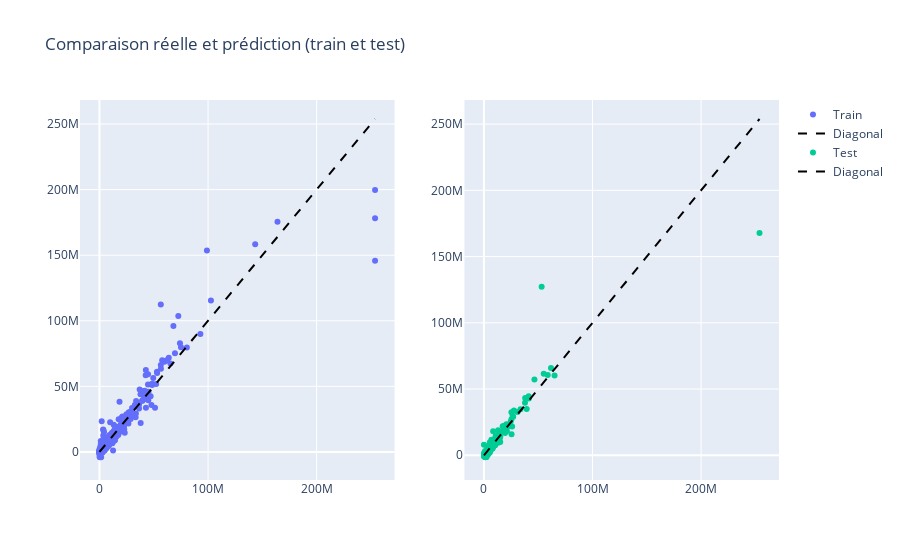

Notebook source saved alongside this figure:
### Code cell
## Comparaison réelle et prédiction (train et test)
fig = make_subplots(rows=1, cols=2, shared_yaxes=False)

datasets = [("Train", y_train, y_train_pred_lr), ("Test", y_test, y_test_pred_lr)]

for idx, (name, y_true, y_pred) in enumerate(datasets):
    col = idx + 1
    fig.add_trace(go.Scatter(x=y_true, y=y_pred, mode="markers", name=name), row=1, col=col)

    fig.add_trace(go.Scatter(x=[y_true.min(), y_true.max()],
                             y=[y_true.min(), y_true.max()],
                             mode="lines", name="Diagonal", line=dict(color="black", dash="dash")),
                  row=1, col=col)

fig.update_layout(title_text="Comparaison réelle et prédiction (train et test)", showlegend=True)
fig.show()

### Figure 1 — Plotly figure (JSON) as saved in the notebook; plotly's stock layout.template omitted (floating-point values rounded to 4 significant figures; data arrays with more than 128 entries replaced by an {"elided": "..."} marker saying what was removed)
{"data": [{"mode": "markers", "name": "Train", "type": "scatter", "x": {"elided": "1233 float values"}, "xaxis": "x", "y": {"elided": "1233 float values"}, "yaxis": "y"}, {"line": {"color": "black", "dash": "dash"}, "mode": "lines", "name": "Diagonal", "type": "scatter", "x": [0, 253832464], "xaxis": "x", "y": [0, 253832464], "yaxis": "y"}, {"mode": "markers", "name": "Test", "type": "scatter", "x": {"elided": "309 float values"}, "xaxis": "x2", "y": {"elided": "309 float values"}, "yaxis": "y2"}, {"line": {"color": "black", "dash": "dash"}, "mode": "lines", "name": "Diagonal", "type": "scatter", "x": [0, 253832464], "xaxis": "x2", "y": [0, 253832464], "yaxis": "y2"}], "layout": {"autosize": true, "showlegend": true, "title": {"text": "Comparaison réelle et prédiction (train et test)"}, "xaxis": {"anchor": "y", "autorange": true, "domain": [0, 0.45], "range": [-18010000.0, 271800000.0], "type": "linear"}, "xaxis2": {"anchor": "y2", "autorange": true, "domain": [0.55, 1], "range": [-18010000.0, 271800000.0], "type": "linear"}, "yaxis": {"anchor": "x", "autorange": true, "domain": [0, 1], "range": [-24830000.0, 268500000.0], "type": "linear"}, "yaxis2": {"anchor": "x2", "autorange": true, "domain": [0, 1], "range": [-22060000.0, 268400000.0], "type": "linear"}}}
